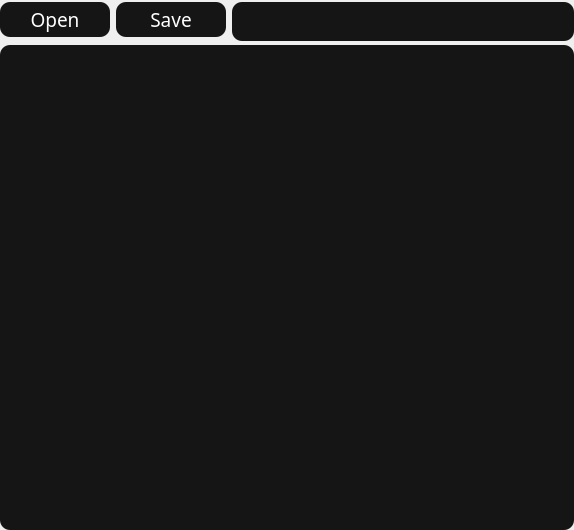
<?xml version="1.0" encoding="UTF-8"?>
<ui version="4.0">
 <class>QCodePage</class>
 <widget class="QWidget" name="QCodePage">
  <property name="windowModality">
   <enum>Qt::NonModal</enum>
  </property>
  <property name="enabled">
   <bool>true</bool>
  </property>
  <property name="geometry">
   <rect>
    <x>0</x>
    <y>0</y>
    <width>574</width>
    <height>530</height>
   </rect>
  </property>
  <property name="minimumSize">
   <size>
    <width>574</width>
    <height>139</height>
   </size>
  </property>
  <property name="maximumSize">
   <size>
    <width>16777215</width>
    <height>16777215</height>
   </size>
  </property>
  <property name="windowTitle">
   <string>Form</string>
  </property>
  <layout class="QHBoxLayout" name="horizontalLayout_5">
   <property name="leftMargin">
    <number>0</number>
   </property>
   <property name="topMargin">
    <number>0</number>
   </property>
   <property name="rightMargin">
    <number>0</number>
   </property>
   <property name="bottomMargin">
    <number>0</number>
   </property>
   <item>
    <widget class="QWidget" name="useless_layout" native="true">
     <property name="styleSheet">
      <string notr="true"/>
     </property>
     <layout class="QVBoxLayout" name="verticalLayout">
      <property name="leftMargin">
       <number>0</number>
      </property>
      <property name="topMargin">
       <number>0</number>
      </property>
      <property name="rightMargin">
       <number>0</number>
      </property>
      <property name="bottomMargin">
       <number>0</number>
      </property>
      <item>
       <layout class="QHBoxLayout" name="horizontalLayout_4">
        <item>
         <widget class="QPushButton" name="btn_open">
          <property name="sizePolicy">
           <sizepolicy hsizetype="Fixed" vsizetype="Fixed">
            <horstretch>110</horstretch>
            <verstretch>35</verstretch>
           </sizepolicy>
          </property>
          <property name="minimumSize">
           <size>
            <width>110</width>
            <height>35</height>
           </size>
          </property>
          <property name="maximumSize">
           <size>
            <width>110</width>
            <height>35</height>
           </size>
          </property>
          <property name="font">
           <font>
            <family>Rubik</family>
            <pointsize>14</pointsize>
           </font>
          </property>
          <property name="styleSheet">
           <string notr="true">QPushButton{
	background-color: rgb(21, 21, 21);
	color: rgb(255, 255, 255);
	border-radius: 10px;
}
QPushButton:hover{
	color: rgb(97, 186, 100);
}</string>
          </property>
          <property name="text">
           <string>Open</string>
          </property>
         </widget>
        </item>
        <item>
         <widget class="QPushButton" name="btn_run">
          <property name="sizePolicy">
           <sizepolicy hsizetype="Fixed" vsizetype="Fixed">
            <horstretch>110</horstretch>
            <verstretch>35</verstretch>
           </sizepolicy>
          </property>
          <property name="minimumSize">
           <size>
            <width>110</width>
            <height>35</height>
           </size>
          </property>
          <property name="maximumSize">
           <size>
            <width>110</width>
            <height>35</height>
           </size>
          </property>
          <property name="font">
           <font>
            <family>Rubik</family>
            <pointsize>14</pointsize>
           </font>
          </property>
          <property name="styleSheet">
           <string notr="true">QPushButton{
	background-color: rgb(21, 21, 21);
	color: rgb(255, 255, 255);
	border-radius: 10px;
}
QPushButton:hover{
	color: #6a8ac8;;
}</string>
          </property>
          <property name="text">
           <string>Save</string>
          </property>
         </widget>
        </item>
        <item>
         <widget class="QFrame" name="frame_path">
          <property name="sizePolicy">
           <sizepolicy hsizetype="Preferred" vsizetype="Fixed">
            <horstretch>0</horstretch>
            <verstretch>35</verstretch>
           </sizepolicy>
          </property>
          <property name="minimumSize">
           <size>
            <width>110</width>
            <height>35</height>
           </size>
          </property>
          <property name="maximumSize">
           <size>
            <width>16777215</width>
            <height>35</height>
           </size>
          </property>
          <property name="styleSheet">
           <string notr="true">background-color: rgb(21, 21, 21);
color: rgb(255, 255, 255);
border-radius: 10px;</string>
          </property>
          <property name="frameShape">
           <enum>QFrame::StyledPanel</enum>
          </property>
          <property name="frameShadow">
           <enum>QFrame::Raised</enum>
          </property>
          <layout class="QHBoxLayout" name="horizontalLayout">
           <property name="spacing">
            <number>0</number>
           </property>
           <property name="sizeConstraint">
            <enum>QLayout::SetMinimumSize</enum>
           </property>
           <property name="leftMargin">
            <number>15</number>
           </property>
           <property name="topMargin">
            <number>7</number>
           </property>
           <property name="rightMargin">
            <number>15</number>
           </property>
           <property name="bottomMargin">
            <number>7</number>
           </property>
           <item>
            <widget class="QLineEdit" name="lineedit_path">
             <property name="enabled">
              <bool>true</bool>
             </property>
             <property name="font">
              <font>
               <family>Rubik</family>
               <pointsize>12</pointsize>
              </font>
             </property>
             <property name="styleSheet">
              <string notr="true">color: rgb(97, 186, 100);</string>
             </property>
             <property name="text">
              <string/>
             </property>
             <property name="readOnly">
              <bool>true</bool>
             </property>
            </widget>
           </item>
          </layout>
         </widget>
        </item>
       </layout>
      </item>
      <item>
       <widget class="QFrame" name="frame_codeedit">
        <property name="sizePolicy">
         <sizepolicy hsizetype="Preferred" vsizetype="Preferred">
          <horstretch>0</horstretch>
          <verstretch>35</verstretch>
         </sizepolicy>
        </property>
        <property name="minimumSize">
         <size>
          <width>110</width>
          <height>35</height>
         </size>
        </property>
        <property name="maximumSize">
         <size>
          <width>16777215</width>
          <height>16777215</height>
         </size>
        </property>
        <property name="styleSheet">
         <string notr="true">background-color: rgb(21, 21, 21);
color: rgb(255, 255, 255);
border-radius: 10px;</string>
        </property>
        <property name="frameShape">
         <enum>QFrame::StyledPanel</enum>
        </property>
        <property name="frameShadow">
         <enum>QFrame::Raised</enum>
        </property>
        <layout class="QHBoxLayout" name="horizontalLayout_3">
         <property name="spacing">
          <number>0</number>
         </property>
         <property name="sizeConstraint">
          <enum>QLayout::SetMinimumSize</enum>
         </property>
         <property name="leftMargin">
          <number>1</number>
         </property>
         <property name="topMargin">
          <number>1</number>
         </property>
         <property name="rightMargin">
          <number>1</number>
         </property>
         <property name="bottomMargin">
          <number>1</number>
         </property>
         <item>
          <layout class="QVBoxLayout" name="box_codeedit">
           <property name="leftMargin">
            <number>16</number>
           </property>
           <property name="topMargin">
            <number>16</number>
           </property>
           <property name="rightMargin">
            <number>16</number>
           </property>
           <property name="bottomMargin">
            <number>16</number>
           </property>
          </layout>
         </item>
        </layout>
       </widget>
      </item>
     </layout>
    </widget>
   </item>
  </layout>
 </widget>
 <resources/>
 <connections/>
</ui>
